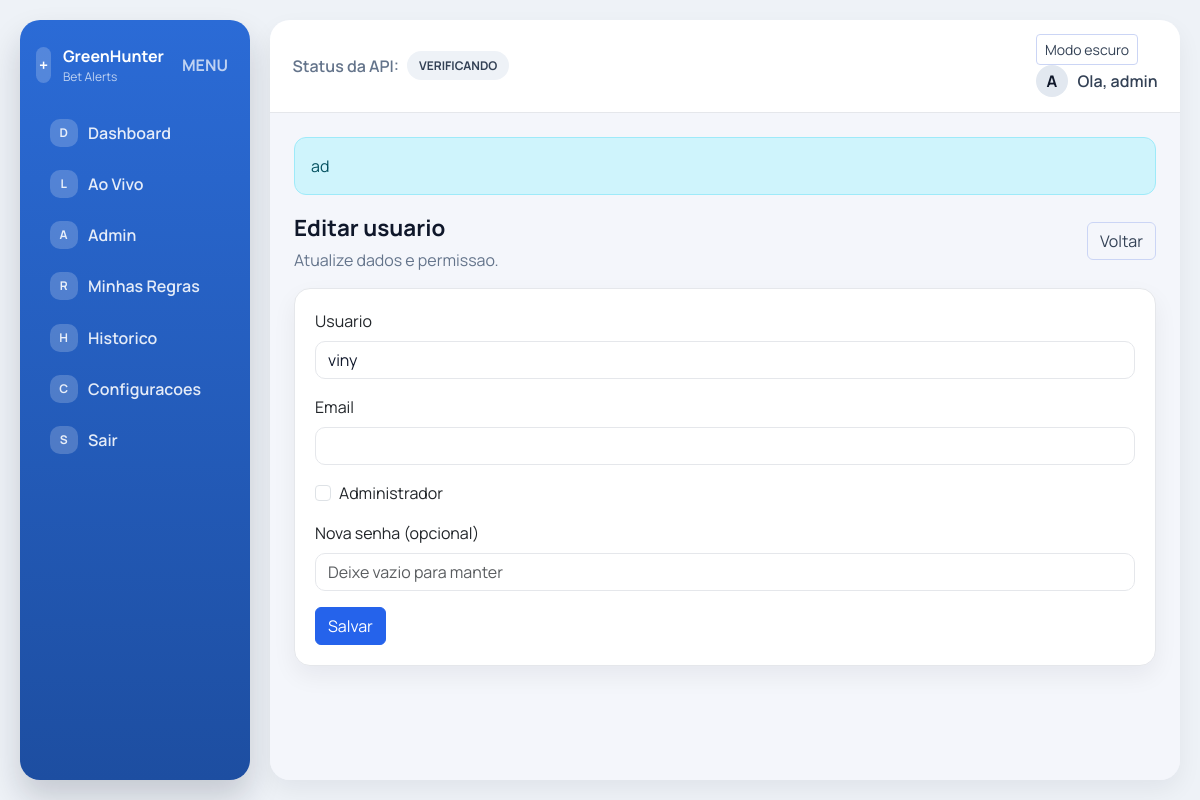
Page /admin/users/1/edit (signed in) on the committed database.
### app/models.py (models this page shows, shortened)
class User(UserMixin, db.Model):
    id = db.Column(db.Integer, primary_key=True)
    username = db.Column(db.String(80), unique=True, nullable=False)
    email = db.Column(db.String(120), unique=True)
    password_hash = db.Column(db.String(255), nullable=False)
    telegram_token = db.Column(db.String(255))
    telegram_chat_id = db.Column(db.String(64))
    telegram_verified = db.Column(db.Boolean, default=False, nullable=False)
    is_admin = db.Column(db.Boolean, default=False, nullable=False)
    created_at = db.Column(db.DateTime, default=datetime.utcnow, nullable=False)
    rules = db.relationship("Rule", backref="user", cascade="all, delete-orphan")
    alerts = db.relationship("MatchAlert", backref="user", cascade="all, delete-orphan")
    @property
    def is_admin_user(self) -> bool:
        if self.is_admin:
            return True
        return (self.username or "").lower() == "admin"

class AdminBroadcast(db.Model):
    id = db.Column(db.Integer, primary_key=True)
    message = db.Column(db.Text, nullable=False)
    is_active = db.Column(db.Boolean, default=True, nullable=False)
    created_at = db.Column(db.DateTime, default=datetime.utcnow, nullable=False)

### app/admin/routes.py (the view, shortened to what this page needs)
@admin_bp.route("/users/<int:user_id>/edit", methods=["GET", "POST"])
@login_required
def edit_user(user_id):
    _require_admin()
    user = User.query.get_or_404(user_id)
    return render_template("admin/user_edit.html", user=user)

### app/__init__.py (called while the page is built)
@login_manager.user_loader
def load_user(user_id):
    return User.query.get(int(user_id))

### app/admin/routes.py (called while the page is built)
def _require_admin():
    if not current_user.is_authenticated or not current_user.is_admin_user:
        abort(403)

### app/templates/admin/user_edit.html (shortened to what this page needs)
{% extends "base.html" %}
{% block content %}
<div class="page-header">
  <div>
    <div class="page-title">Editar usuario</div>
    <div class="page-subtitle">Atualize dados e permissao.</div>
  </div>
  <div class="page-actions">
    <a class="btn btn-outline-secondary" href="{{ url_for('admin.user_detail', user_id=user.id) }}">Voltar</a>
  </div>
</div>
<div class="card">
  <div class="card-body">
    <form method="post">
      <div class="mb-3">
        <label class="form-label">Usuario</label>
        <input class="form-control" name="username" value="{{ user.username }}" required>
      </div>
      <div class="mb-3">
        <label class="form-label">Email</label>
        <input class="form-control" name="email" type="email" value="{{ user.email or '' }}">
      </div>
      <div class="mb-3 form-check">
        <input class="form-check-input" type="checkbox" name="is_admin" id="is_admin" {% if user.is_admin_user %}checked{% endif %}>
        <label class="form-check-label" for="is_admin">Administrador</label>
      </div>
      <div class="mb-3">
        <label class="form-label">Nova senha (opcional)</label>
        <input class="form-control" type="password" name="new_password" placeholder="Deixe vazio para manter">
      </div>
      <button class="btn btn-primary" type="submit">Salvar</button>
    </form>
  </div>
</div>
{% endblock %}

### app/templates/base.html (shortened to what this page needs)
<!doctype html>
<html lang="pt-br">
  <head>
    <link
      href="https://cdn.jsdelivr.net/npm/bootstrap@5.3.2/dist/css/bootstrap.min.css"
      rel="stylesheet"
    >
    <link rel="stylesheet" href="{{ url_for('static', filename='app.css') }}">
  </head>
  <body>
    {% if current_user.is_authenticated %}
    <div class="app-shell">
      <aside class="sidebar">
        <div class="sidebar-brand">
          <div class="brand-icon">+</div>
          <div class="brand-text">
            <div class="brand-title">GreenHunter</div>
            <div class="brand-sub">Bet Alerts</div>
          </div>
          <button class="sidebar-toggle" type="button">MENU</button>
        </div>
        <nav class="sidebar-nav">
          <a class="nav-link {% if request.endpoint == 'main.dashboard' %}active{% endif %}" href="{{ url_for('main.dashboard') }}">
            <span class="nav-icon">D</span> Dashboard
          </a>
          <a class="nav-link {% if request.endpoint == 'main.live' %}active{% endif %}" href="{{ url_for('main.live') }}">
            <span class="nav-icon">L</span> Ao Vivo
          </a>
          {% if current_user.is_admin_user %}
          <a class="nav-link {% if request.endpoint == 'admin.dashboard' %}active{% endif %}" href="{{ url_for('admin.dashboard') }}">
            <span class="nav-icon">A</span> Admin
          </a>
          {% endif %}
          <a class="nav-link {% if request.endpoint in ['rules.list_rules','rules.create_rule','rules.edit_rule'] %}active{% endif %}" href="{{ url_for('rules.list_rules') }}">
            <span class="nav-icon">R</span> Minhas Regras
          </a>
          <a class="nav-link {% if request.endpoint == 'history.history' %}active{% endif %}" href="{{ url_for('history.history') }}">
            <span class="nav-icon">H</span> Historico
          </a>
          <a class="nav-link {% if request.endpoint == 'settings.settings' %}active{% endif %}" href="{{ url_for('settings.settings') }}">
            <span class="nav-icon">C</span> Configuracoes
          </a>
          <a class="nav-link" href="{{ url_for('auth.logout') }}">
            <span class="nav-icon">S</span> Sair
          </a>
        </nav>
      </aside>
      <div class="main-area">
        <header class="topbar">
          <div class="topbar-left">
            <div class="status-block">
              <span>Status da API:</span>
              <span class="status-pill status-wait" id="api-status">Verificando</span>
            </div>
          </div>
          <div class="topbar-right">
            <button class="btn btn-sm btn-outline-secondary me-2" type="button" id="theme-toggle">Modo escuro</button>
            <div class="user-chip">
              <div class="user-avatar">{{ (current_user.username[:1] if current_user.username else 'U')|upper }}</div>
              <div class="user-name">Ola, {{ current_user.username }}</div>
            </div>
          </div>
        </header>
        <main class="content">
    {% else %}
    <main class="container py-5 auth-shell">
    {% endif %}
      {% if active_broadcast %}
        <div class="alert alert-info">
          {{ active_broadcast.message }}
        </div>
      {% endif %}
      {% block content %}{% endblock %}
    </main>
    {% if current_user.is_authenticated %}
      </div>
    </div>
    {% endif %}
  </body>
</html>

### app/static/app.css (style rules this page uses)
:root { --ink-900: #0f172a; --ink-700: #334155; --ink-500: #64748b; --accent-700: #1d4ed8; --accent-600: #2563eb; --accent-500: #3b82f6; --accent-100: #dbeafe; --bg-100: #eef2f7; --bg-200: #e2e8f4; --ok-500: #16a34a; --bad-500: #dc2626; --warn-500: #f59e0b; --surface-0: #f4f6fb; --surface-1: #ffffff; --surface-2: #f8fafc; --border-1: #e5e7eb; --shadow-1: 0 10px 24px rgba(15, 23, 42, 0.06); }
* { box-sizing: border-box; }
body { font-family: "Manrope", system-ui, -apple-system, "Segoe UI", sans-serif; background: var(--bg-100); color: var(--ink-900); }
a { text-decoration: none; }
.card { border: 1px solid var(--border-1); border-radius: 16px; box-shadow: var(--shadow-1); background: var(--surface-1); }
.card .card-body { padding: 1.25rem; }
.btn-primary { background: var(--accent-600); border-color: var(--accent-600); }
.btn-outline-secondary { border-color: #cbd5f5; color: var(--ink-700); }
.app-shell { display: flex; min-height: 100vh; padding: 1.25rem; gap: 1.25rem; }
.sidebar { width: 230px; background: linear-gradient(180deg, #2b6bd6 0%, #1d4ea1 100%); color: #ffffff; border-radius: 20px; padding: 1.5rem 1rem; box-shadow: 0 18px 32px rgba(15, 23, 42, 0.18); display: flex; flex-direction: column; gap: 1.5rem; }
.sidebar-brand { display: flex; align-items: center; gap: 0.75rem; }
.brand-icon { width: 36px; height: 36px; border-radius: 12px; background: rgba(255, 255, 255, 0.2); display: inline-flex; align-items: center; justify-content: center; font-weight: 700; }
.brand-title { font-weight: 700; }
.brand-sub { font-size: 0.75rem; opacity: 0.7; }
.sidebar-toggle { margin-left: auto; background: transparent; border: 0; color: rgba(255, 255, 255, 0.7); font-weight: 700; }
.sidebar-nav { display: flex; flex-direction: column; gap: 0.35rem; }
.sidebar-nav .nav-link { color: rgba(255, 255, 255, 0.88); padding: 0.55rem 0.85rem; border-radius: 12px; display: flex; align-items: center; gap: 0.65rem; font-weight: 600; }
.sidebar-nav .nav-link .nav-icon { width: 28px; height: 28px; border-radius: 10px; background: rgba(255, 255, 255, 0.2); display: inline-flex; align-items: center; justify-content: center; font-size: 0.75rem; font-weight: 700; }
.main-area { flex: 1; background: var(--surface-0); border-radius: 20px; box-shadow: var(--shadow-1); overflow: hidden; display: flex; flex-direction: column; }
.topbar { padding: 0.9rem 1.4rem; border-bottom: 1px solid var(--border-1); display: flex; align-items: center; justify-content: space-between; background: var(--surface-1); }
.status-block { display: inline-flex; align-items: center; gap: 0.5rem; color: var(--ink-500); font-weight: 600; }
.status-pill { padding: 0.35rem 0.75rem; border-radius: 999px; font-weight: 700; font-size: 0.75rem; background: #eef2f7; color: var(--ink-700); text-transform: uppercase; }
.status-wait { background: #eef2f7; color: var(--ink-700); }
.user-chip { display: flex; align-items: center; gap: 0.6rem; }
.user-avatar { width: 32px; height: 32px; border-radius: 50%; background: #e2e8f0; display: inline-flex; align-items: center; justify-content: center; font-weight: 700; }
.user-name { font-weight: 600; color: var(--ink-700); }
.content { padding: 1.5rem; background: var(--surface-0); min-height: 100%; }
.page-header { display: flex; align-items: center; justify-content: space-between; margin-bottom: 1rem; gap: 1rem; }
.page-title { font-size: 1.4rem; font-weight: 700; margin-bottom: 0.2rem; }
.page-subtitle { color: var(--ink-500); }
.page-actions { display: flex; gap: 0.6rem; align-items: center; }
.form-control, .form-select { border-radius: 10px; border-color: var(--border-1); background: var(--surface-1); color: var(--ink-900); }
.alert { border-radius: 12px; }

### rows in the picture
User: username "A", username "admin"
AdminBroadcast: message "ad"
User: username "viny"
